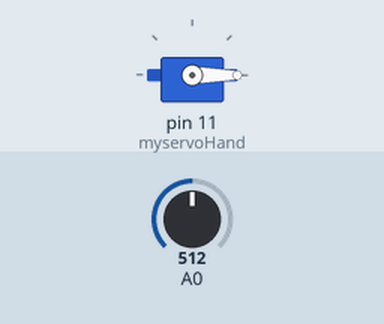
This sketch was run on a simulated Arduino Uno, built with avr-gcc and run on an emulated ATmega328P. Shown: servo. The inputs (shaded band) are chosen by the test bench; at power-on: A0 = 512. What the sketch prints to the serial monitor is not drawn.

Above: at 1.2 s.
1.3 s: A0 set to 111
2.8 s: A0 set to 89
At 4.0 s:
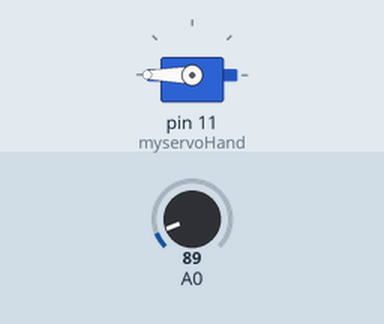
4.3 s: A0 set to 110
At 5.5 s:
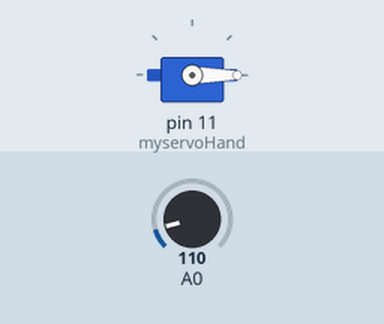
5.8 s: A0 set to 90
At 6.5 s:
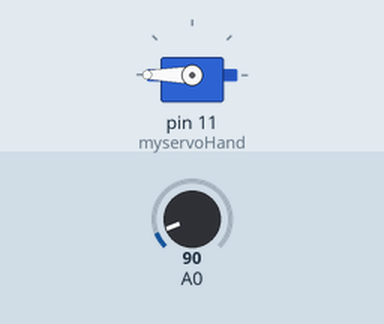
Timing chart, 0 to 8.3 s (numbered marks = the images above; inputs shaded):
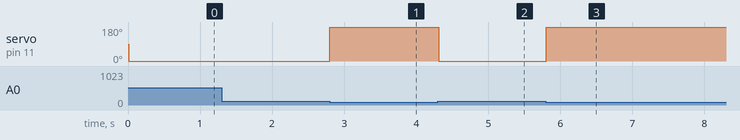

Measured:
- the behaviour switches between 101 and 100 on A0 (found by bisection; images 0 and 1)
- after the input at 2.8 s, servo on pin 11 (myservoHand): 0° → 180° at once
- after the input at 4.3 s, servo on pin 11 (myservoHand): 180° → 0° at once
- after the input at 5.8 s, servo on pin 11 (myservoHand): 0° → 180° at once

The sketch:

led.ino
```cpp
#include <Servo.h>
Servo myservoHand;

const int threshValue = 100;

int tense = 0;
long timer = 0;

void setup()
{
  Serial.begin(9600);
 myservoHand.attach(11);
}


void loop()
{

  float value = analogRead(A0);

  if (value<= threshValue){
    tense = 1;
    myservoHand.write(180);
    timer = millis();
  }

  else if (value > threshValue){
    if((millis()-timer)>=10){
    tense = 0;
    myservoHand.write(0);
    }
  }


  Serial.println(tense);
  //Serial.println(value);


}
```
